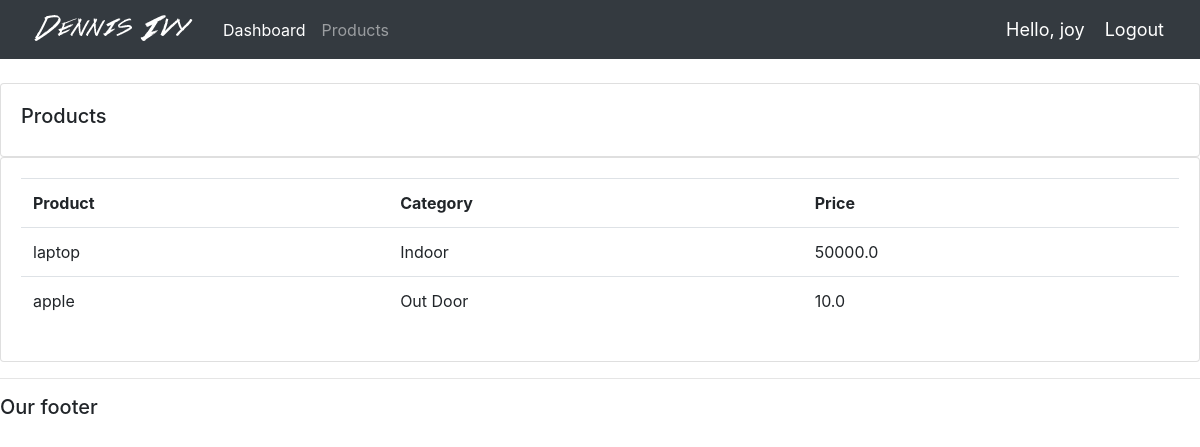
Screenshot of /products/ (signed in) with the database file from the repository.
### accounts/models.py (models this page shows, shortened)
class Product(models.Model):
    CATEGORY = (
        ('Indoor', 'Indoor'),
        ('Out Door', 'Out Door')
    )
    name = models.CharField(max_length=200, null=True)
    price = models.FloatField(null=True)
    category = models.CharField(max_length=200, null=True, choices=CATEGORY)
    description = models.CharField(max_length=200, null=True, blank=True)
    date_created = models.DateTimeField(auto_now_add=True, null=True)
    tag = models.ManyToManyField(Tag)

### accounts/decorators.py (the view)
        def wrapper_func(request, *args, **kwargs):
            group = None
            if request.user.groups.exists():
                group = request.user.groups.all()[0].name
            if group in allowed_roles:
                return view_fanc(request, *args, **kwargs)
            else:
                return HttpResponse('You are not authorized to view this page')

### accounts/views.py (called while the page is built)
@login_required(login_url='login')
@allowed_users(allowed_roles=['admin'])
def products(request):
    products = Product.objects.all()
    context = {'products':products}
    return render(request, 'accounts/products.html', context)

### accounts/templates/accounts/products.html
{% extends 'accounts/main.html' %}
{% block content %}
    <br>
		<div class="row">
			<div class="col-md">
				<div class="card card-body">
					<h5>Products</h5>
				</div>
				<div class="card card-body">
					<table class="table">
						<tr>
							<th>Product</th>
							<th>Category</th>
							<th>Price</th>
						</tr>
						{% for i in products %}
							<tr>
								<td>{{ i.name }}</td>
								<td>{{ i.category }}</td>
								<td>{{ i.price }}</td>
							</tr>
						{% endfor %}
					</table>
				</div>
			</div>
		</div>
{% endblock %}

### accounts/templates/accounts/navbar.html (shortened to what this page needs)
{% load static %}
<nav class="navbar navbar-expand-lg navbar-dark bg-dark">
  <img src="{% static 'images/logo.png' %}">
  <div class="collapse navbar-collapse" id="navbarNavDropdown">
    <ul class="navbar-nav">
      {% if request.user.is_staff %}
      <li class="nav-item active">
        <a class="nav-link" href="{% url 'home' %}">Dashboard</a>
      </li>
      <li class="nav-item">
        <a class="nav-link" href="{% url 'products' %}">Products</a>
      </li>
      {% else %}
      <li class="nav-item">
        <a class="nav-link" href="{% url 'account' %}">Setings</a>
      </li>
      {% endif %}
    </ul>
  </div>
  <span class="hello-msg">Hello, {{ request.user }}</span>
  <span><a class="hello-msg" href="{% url 'logout' %}">Logout</a></span>
</nav>

### static/css/main.css (style rules this page uses)
body { background-color: #ebeff5; }

### accounts/templates/accounts/navbar.html (style rules this page uses)
.hello-msg { font-size: 18px; color: #fff; margin-right: 20px }

### rows the page displays
Product: name "laptop", category "Indoor", price "50000.0"
Product: name "apple", category "Out Door", price "10.0"

### other values shown
{{ request.user }} "joy"
